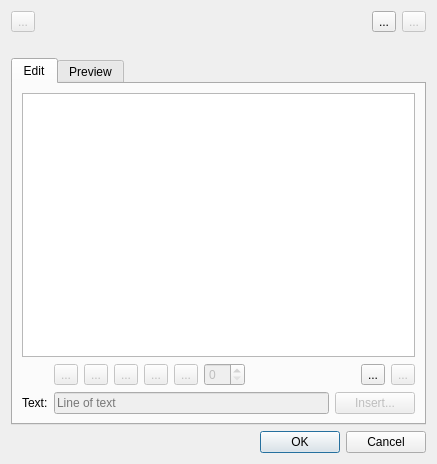
<?xml version="1.0" encoding="UTF-8"?>
<ui version="4.0">
 <class>EditLabelTemplateDialog</class>
 <widget class="QDialog" name="EditLabelTemplateDialog">
  <property name="windowModality">
   <enum>Qt::ApplicationModal</enum>
  </property>
  <property name="geometry">
   <rect>
    <x>0</x>
    <y>0</y>
    <width>437</width>
    <height>464</height>
   </rect>
  </property>
  <property name="windowTitle">
   <string>Edit label template</string>
  </property>
  <property name="windowIcon">
   <iconset resource="../../../vmisc/share/resources/icon.qrc">
    <normaloff>:/icon/32x32/labels.png</normaloff>:/icon/32x32/labels.png</iconset>
  </property>
  <property name="modal">
   <bool>true</bool>
  </property>
  <layout class="QVBoxLayout" name="verticalLayout_2">
   <item>
    <layout class="QHBoxLayout" name="horizontalLayout_9">
     <item>
      <widget class="QToolButton" name="toolButtonNewLabel">
       <property name="enabled">
        <bool>false</bool>
       </property>
       <property name="toolTip">
        <string>Clear current and begin new label</string>
       </property>
       <property name="text">
        <string notr="true">...</string>
       </property>
       <property name="icon">
        <iconset theme="document-new">
         <normaloff>.</normaloff>.</iconset>
       </property>
       <property name="iconSize">
        <size>
         <width>24</width>
         <height>24</height>
        </size>
       </property>
      </widget>
     </item>
     <item>
      <spacer name="horizontalSpacer_3">
       <property name="orientation">
        <enum>Qt::Horizontal</enum>
       </property>
       <property name="sizeHint" stdset="0">
        <size>
         <width>40</width>
         <height>20</height>
        </size>
       </property>
      </spacer>
     </item>
     <item>
      <widget class="QToolButton" name="toolButtonImportLabel">
       <property name="toolTip">
        <string>Import from label template</string>
       </property>
       <property name="text">
        <string notr="true">...</string>
       </property>
       <property name="icon">
        <iconset theme="document-open">
         <normaloff>.</normaloff>.</iconset>
       </property>
       <property name="iconSize">
        <size>
         <width>24</width>
         <height>24</height>
        </size>
       </property>
      </widget>
     </item>
     <item>
      <widget class="QToolButton" name="toolButtonExportLabel">
       <property name="enabled">
        <bool>false</bool>
       </property>
       <property name="toolTip">
        <string>Export label as template</string>
       </property>
       <property name="text">
        <string notr="true">...</string>
       </property>
       <property name="icon">
        <iconset theme="document-save-as">
         <normaloff>.</normaloff>.</iconset>
       </property>
       <property name="iconSize">
        <size>
         <width>24</width>
         <height>24</height>
        </size>
       </property>
      </widget>
     </item>
    </layout>
   </item>
   <item>
    <widget class="QLabel" name="templateFile_Label">
     <property name="wordWrap">
      <bool>true</bool>
     </property>
     <property name="textInteractionFlags">
      <set>Qt::TextSelectableByMouse</set>
     </property>
    </widget>
   </item>
   <item>
    <widget class="QTabWidget" name="tabWidget">
     <property name="currentIndex">
      <number>0</number>
     </property>
     <widget class="QWidget" name="tabEdit">
      <attribute name="title">
       <string>Edit</string>
      </attribute>
      <layout class="QVBoxLayout" name="verticalLayout">
       <item>
        <widget class="QListWidget" name="listWidgetEdit">
         <property name="sizePolicy">
          <sizepolicy hsizetype="Expanding" vsizetype="Expanding">
           <horstretch>0</horstretch>
           <verstretch>1</verstretch>
          </sizepolicy>
         </property>
         <property name="dragDropMode">
          <enum>QAbstractItemView::InternalMove</enum>
         </property>
        </widget>
       </item>
       <item>
        <layout class="QFormLayout" name="formLayout">
         <item row="0" column="1">
          <layout class="QHBoxLayout" name="horizontalLayout_11">
           <property name="spacing">
            <number>6</number>
           </property>
           <item>
            <widget class="QToolButton" name="toolButtonBold">
             <property name="enabled">
              <bool>false</bool>
             </property>
             <property name="toolTip">
              <string comment="Font formatting">Bold</string>
             </property>
             <property name="text">
              <string notr="true">...</string>
             </property>
             <property name="icon">
              <iconset theme="format-text-bold">
               <normaloff>.</normaloff>.</iconset>
             </property>
             <property name="checkable">
              <bool>true</bool>
             </property>
            </widget>
           </item>
           <item>
            <widget class="QToolButton" name="toolButtonItalic">
             <property name="enabled">
              <bool>false</bool>
             </property>
             <property name="toolTip">
              <string comment="Font formatting">Italic</string>
             </property>
             <property name="text">
              <string notr="true">...</string>
             </property>
             <property name="icon">
              <iconset theme="format-text-italic">
               <normaloff>.</normaloff>.</iconset>
             </property>
             <property name="checkable">
              <bool>true</bool>
             </property>
            </widget>
           </item>
           <item>
            <widget class="QToolButton" name="toolButtonTextLeft">
             <property name="enabled">
              <bool>false</bool>
             </property>
             <property name="toolTip">
              <string>Aligns with the left edge</string>
             </property>
             <property name="text">
              <string notr="true">...</string>
             </property>
             <property name="icon">
              <iconset theme="format-justify-left">
               <normaloff>.</normaloff>.</iconset>
             </property>
             <property name="checkable">
              <bool>true</bool>
             </property>
            </widget>
           </item>
           <item>
            <widget class="QToolButton" name="toolButtonTextCenter">
             <property name="enabled">
              <bool>false</bool>
             </property>
             <property name="toolTip">
              <string>Centers horizontally in the available space</string>
             </property>
             <property name="text">
              <string notr="true">...</string>
             </property>
             <property name="icon">
              <iconset theme="format-justify-center">
               <normaloff>.</normaloff>.</iconset>
             </property>
             <property name="checkable">
              <bool>true</bool>
             </property>
            </widget>
           </item>
           <item>
            <widget class="QToolButton" name="toolButtonTextRight">
             <property name="enabled">
              <bool>false</bool>
             </property>
             <property name="toolTip">
              <string>Aligns with the right edge</string>
             </property>
             <property name="text">
              <string notr="true">...</string>
             </property>
             <property name="icon">
              <iconset theme="format-justify-right">
               <normaloff>.</normaloff>.</iconset>
             </property>
             <property name="checkable">
              <bool>true</bool>
             </property>
            </widget>
           </item>
           <item>
            <widget class="QSpinBox" name="spinBoxFontSize">
             <property name="enabled">
              <bool>false</bool>
             </property>
             <property name="toolTip">
              <string>Additional font size. Use to make a line bigger.</string>
             </property>
             <property name="maximum">
              <number>25</number>
             </property>
            </widget>
           </item>
           <item>
            <spacer name="horizontalSpacer_5">
             <property name="orientation">
              <enum>Qt::Horizontal</enum>
             </property>
             <property name="sizeHint" stdset="0">
              <size>
               <width>20</width>
               <height>20</height>
              </size>
             </property>
            </spacer>
           </item>
           <item alignment="Qt::AlignRight">
            <widget class="QToolButton" name="toolButtonAdd">
             <property name="sizePolicy">
              <sizepolicy hsizetype="Fixed" vsizetype="Fixed">
               <horstretch>0</horstretch>
               <verstretch>0</verstretch>
              </sizepolicy>
             </property>
             <property name="text">
              <string notr="true">...</string>
             </property>
             <property name="icon">
              <iconset theme="list-add">
               <normaloff>../../../../app/seamly2d/dialogs</normaloff>../../../../app/seamly2d/dialogs</iconset>
             </property>
            </widget>
           </item>
           <item alignment="Qt::AlignLeft">
            <widget class="QToolButton" name="toolButtonRemove">
             <property name="enabled">
              <bool>false</bool>
             </property>
             <property name="text">
              <string notr="true">...</string>
             </property>
             <property name="icon">
              <iconset theme="list-remove">
               <normaloff>../../../../app/seamly2d/dialogs</normaloff>../../../../app/seamly2d/dialogs</iconset>
             </property>
            </widget>
           </item>
          </layout>
         </item>
         <item row="1" column="0">
          <widget class="QLabel" name="label_11">
           <property name="text">
            <string>Text:</string>
           </property>
          </widget>
         </item>
         <item row="1" column="1">
          <layout class="QHBoxLayout" name="horizontalLayout_6">
           <item>
            <widget class="VLineEdit" name="lineEditLine">
             <property name="enabled">
              <bool>false</bool>
             </property>
             <property name="placeholderText">
              <string>Line of text</string>
             </property>
             <property name="clearButtonEnabled">
              <bool>false</bool>
             </property>
            </widget>
           </item>
           <item>
            <widget class="QPushButton" name="pushButtonInsert">
             <property name="enabled">
              <bool>false</bool>
             </property>
             <property name="toolTip">
              <string>Insert placeholders</string>
             </property>
             <property name="text">
              <string>Insert...</string>
             </property>
            </widget>
           </item>
          </layout>
         </item>
        </layout>
       </item>
      </layout>
     </widget>
     <widget class="QWidget" name="tabPreview">
      <attribute name="title">
       <string>Preview</string>
      </attribute>
      <layout class="QVBoxLayout" name="verticalLayout_3">
       <item>
        <widget class="QListWidget" name="listWidgetPreview"/>
       </item>
      </layout>
     </widget>
    </widget>
   </item>
   <item>
    <widget class="QDialogButtonBox" name="buttonBox">
     <property name="orientation">
      <enum>Qt::Horizontal</enum>
     </property>
     <property name="standardButtons">
      <set>QDialogButtonBox::Cancel|QDialogButtonBox::Ok</set>
     </property>
    </widget>
   </item>
  </layout>
 </widget>
 <customwidgets>
  <customwidget>
   <class>VLineEdit</class>
   <extends>QLineEdit</extends>
   <header>vlineedit.h</header>
  </customwidget>
 </customwidgets>
 <tabstops>
  <tabstop>toolButtonNewLabel</tabstop>
  <tabstop>toolButtonImportLabel</tabstop>
  <tabstop>toolButtonExportLabel</tabstop>
  <tabstop>tabWidget</tabstop>
  <tabstop>listWidgetEdit</tabstop>
  <tabstop>toolButtonBold</tabstop>
  <tabstop>toolButtonItalic</tabstop>
  <tabstop>toolButtonTextLeft</tabstop>
  <tabstop>toolButtonTextCenter</tabstop>
  <tabstop>toolButtonTextRight</tabstop>
  <tabstop>spinBoxFontSize</tabstop>
  <tabstop>toolButtonAdd</tabstop>
  <tabstop>toolButtonRemove</tabstop>
  <tabstop>lineEditLine</tabstop>
  <tabstop>pushButtonInsert</tabstop>
  <tabstop>listWidgetPreview</tabstop>
 </tabstops>
 <resources>
  <include location="../../../vmisc/share/resources/icon.qrc"/>
 </resources>
 <connections>
  <connection>
   <sender>buttonBox</sender>
   <signal>accepted()</signal>
   <receiver>EditLabelTemplateDialog</receiver>
   <slot>accept()</slot>
   <hints>
    <hint type="sourcelabel">
     <x>248</x>
     <y>254</y>
    </hint>
    <hint type="destinationlabel">
     <x>157</x>
     <y>274</y>
    </hint>
   </hints>
  </connection>
  <connection>
   <sender>buttonBox</sender>
   <signal>rejected()</signal>
   <receiver>EditLabelTemplateDialog</receiver>
   <slot>reject()</slot>
   <hints>
    <hint type="sourcelabel">
     <x>316</x>
     <y>260</y>
    </hint>
    <hint type="destinationlabel">
     <x>286</x>
     <y>274</y>
    </hint>
   </hints>
  </connection>
 </connections>
</ui>
